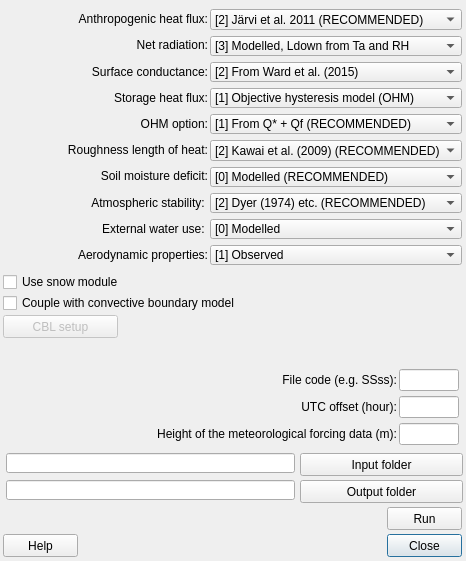
<?xml version="1.0" encoding="UTF-8"?>
<ui version="4.0">
 <class>SUEWSDialogBase</class>
 <widget class="QDialog" name="SUEWSDialogBase">
  <property name="geometry">
   <rect>
    <x>0</x>
    <y>0</y>
    <width>466</width>
    <height>561</height>
   </rect>
  </property>
  <property name="windowTitle">
   <string>SUEWS</string>
  </property>
  <widget class="QPushButton" name="closeButton">
   <property name="enabled">
    <bool>true</bool>
   </property>
   <property name="geometry">
    <rect>
     <x>387</x>
     <y>534</y>
     <width>75</width>
     <height>23</height>
    </rect>
   </property>
   <property name="text">
    <string>Close</string>
   </property>
  </widget>
  <widget class="QLineEdit" name="UTC">
   <property name="geometry">
    <rect>
     <x>399</x>
     <y>396</y>
     <width>60</width>
     <height>22</height>
    </rect>
   </property>
   <property name="toolTip">
    <string>&lt;html&gt;&lt;head/&gt;&lt;body&gt;&lt;p&gt;Time zone relative to UTC (Note: east is positive)&lt;/p&gt;&lt;/body&gt;&lt;/html&gt;</string>
   </property>
   <property name="alignment">
    <set>Qt::AlignCenter</set>
   </property>
  </widget>
  <widget class="QPushButton" name="runButton">
   <property name="enabled">
    <bool>true</bool>
   </property>
   <property name="geometry">
    <rect>
     <x>387</x>
     <y>507</y>
     <width>75</width>
     <height>23</height>
    </rect>
   </property>
   <property name="text">
    <string>Run</string>
   </property>
  </widget>
  <widget class="QPushButton" name="pushButtonSave">
   <property name="geometry">
    <rect>
     <x>300</x>
     <y>480</y>
     <width>163</width>
     <height>23</height>
    </rect>
   </property>
   <property name="text">
    <string>Output folder</string>
   </property>
  </widget>
  <widget class="QPushButton" name="helpButton">
   <property name="geometry">
    <rect>
     <x>3</x>
     <y>534</y>
     <width>75</width>
     <height>23</height>
    </rect>
   </property>
   <property name="text">
    <string>Help</string>
   </property>
  </widget>
  <widget class="QLineEdit" name="textOutput">
   <property name="geometry">
    <rect>
     <x>6</x>
     <y>480</y>
     <width>289</width>
     <height>20</height>
    </rect>
   </property>
  </widget>
  <widget class="QLabel" name="label_24">
   <property name="geometry">
    <rect>
     <x>168</x>
     <y>399</y>
     <width>229</width>
     <height>16</height>
    </rect>
   </property>
   <property name="text">
    <string>UTC offset (hour):</string>
   </property>
   <property name="alignment">
    <set>Qt::AlignRight|Qt::AlignTrailing|Qt::AlignVCenter</set>
   </property>
   <property name="buddy">
    <cstring></cstring>
   </property>
  </widget>
  <widget class="QLineEdit" name="textInput">
   <property name="geometry">
    <rect>
     <x>6</x>
     <y>453</y>
     <width>289</width>
     <height>20</height>
    </rect>
   </property>
  </widget>
  <widget class="QPushButton" name="pushButtonLoad">
   <property name="geometry">
    <rect>
     <x>300</x>
     <y>453</y>
     <width>163</width>
     <height>23</height>
    </rect>
   </property>
   <property name="text">
    <string>Input folder</string>
   </property>
  </widget>
  <widget class="QCheckBox" name="checkBoxCBL">
   <property name="geometry">
    <rect>
     <x>3</x>
     <y>294</y>
     <width>355</width>
     <height>18</height>
    </rect>
   </property>
   <property name="text">
    <string>Couple with convective boundary model</string>
   </property>
  </widget>
  <widget class="QCheckBox" name="checkBoxSnow">
   <property name="geometry">
    <rect>
     <x>3</x>
     <y>273</y>
     <width>400</width>
     <height>18</height>
    </rect>
   </property>
   <property name="text">
    <string>Use snow module</string>
   </property>
  </widget>
  <widget class="QLabel" name="label_35">
   <property name="geometry">
    <rect>
     <x>165</x>
     <y>372</y>
     <width>232</width>
     <height>16</height>
    </rect>
   </property>
   <property name="text">
    <string>File code (e.g. SSss):</string>
   </property>
   <property name="alignment">
    <set>Qt::AlignRight|Qt::AlignTrailing|Qt::AlignVCenter</set>
   </property>
   <property name="buddy">
    <cstring></cstring>
   </property>
  </widget>
  <widget class="QLineEdit" name="FileCode">
   <property name="geometry">
    <rect>
     <x>399</x>
     <y>369</y>
     <width>60</width>
     <height>22</height>
    </rect>
   </property>
   <property name="maxLength">
    <number>8</number>
   </property>
   <property name="alignment">
    <set>Qt::AlignCenter</set>
   </property>
  </widget>
  <widget class="QPushButton" name="pushButtonCBL">
   <property name="enabled">
    <bool>false</bool>
   </property>
   <property name="geometry">
    <rect>
     <x>3</x>
     <y>315</y>
     <width>115</width>
     <height>23</height>
    </rect>
   </property>
   <property name="text">
    <string>CBL setup</string>
   </property>
  </widget>
  <widget class="QWidget" name="layoutWidget">
   <property name="geometry">
    <rect>
     <x>210</x>
     <y>9</y>
     <width>252</width>
     <height>256</height>
    </rect>
   </property>
   <layout class="QVBoxLayout" name="verticalLayout">
    <item>
     <widget class="QComboBox" name="comboBoxQf">
      <property name="currentIndex">
       <number>2</number>
      </property>
      <item>
       <property name="text">
        <string>[0] Observed data</string>
       </property>
      </item>
      <item>
       <property name="text">
        <string>[1] Lordian et al. 2011 (NOT RECOMMENDED)</string>
       </property>
      </item>
      <item>
       <property name="text">
        <string>[2] Järvi et al. 2011 (RECOMMENDED)</string>
       </property>
      </item>
     </widget>
    </item>
    <item>
     <widget class="QComboBox" name="comboBoxNet">
      <property name="currentIndex">
       <number>3</number>
      </property>
      <item>
       <property name="text">
        <string>[0] Observed data</string>
       </property>
      </item>
      <item>
       <property name="text">
        <string>[1] Modelled but Ldown observed</string>
       </property>
      </item>
      <item>
       <property name="text">
        <string>[2] Modelled, Ldown from cloud cover</string>
       </property>
      </item>
      <item>
       <property name="text">
        <string>[3] Modelled, Ldown from Ta and RH</string>
       </property>
      </item>
     </widget>
    </item>
    <item>
     <widget class="QComboBox" name="comboBoxGs">
      <property name="currentIndex">
       <number>1</number>
      </property>
      <item>
       <property name="text">
        <string>[1] From Järvi et al. (2011)</string>
       </property>
      </item>
      <item>
       <property name="text">
        <string>[2] From Ward et al. (2015)</string>
       </property>
      </item>
     </widget>
    </item>
    <item>
     <widget class="QComboBox" name="comboBoxQs">
      <property name="currentIndex">
       <number>0</number>
      </property>
      <item>
       <property name="text">
        <string>[1] Objective hysteresis model (OHM)</string>
       </property>
      </item>
      <item>
       <property name="text">
        <string>[2] Observed data</string>
       </property>
      </item>
     </widget>
    </item>
    <item>
     <widget class="QComboBox" name="comboBoxOHM">
      <property name="currentIndex">
       <number>1</number>
      </property>
      <item>
       <property name="text">
        <string>[0] From Q*</string>
       </property>
      </item>
      <item>
       <property name="text">
        <string>[1] From Q* + Qf (RECOMMENDED)</string>
       </property>
      </item>
     </widget>
    </item>
    <item>
     <widget class="QComboBox" name="comboBoxZ0">
      <property name="currentIndex">
       <number>1</number>
      </property>
      <item>
       <property name="text">
        <string>[1] as 0.1 * roughness length for momentum</string>
       </property>
      </item>
      <item>
       <property name="text">
        <string>[2] Kawai et al. (2009) (RECOMMENDED)</string>
       </property>
      </item>
      <item>
       <property name="text">
        <string>[3] Voogt and Grimmond (2000)</string>
       </property>
      </item>
      <item>
       <property name="text">
        <string>[4] Kanda et al. (2007)</string>
       </property>
      </item>
     </widget>
    </item>
    <item>
     <widget class="QComboBox" name="comboBoxSMD">
      <property name="currentIndex">
       <number>0</number>
      </property>
      <item>
       <property name="text">
        <string>[0] Modelled (RECOMMENDED)</string>
       </property>
      </item>
      <item>
       <property name="text">
        <string>[1] Measured, volumetric data</string>
       </property>
      </item>
      <item>
       <property name="text">
        <string>[2] MEasured, gravimetric data</string>
       </property>
      </item>
     </widget>
    </item>
    <item>
     <widget class="QComboBox" name="comboBoxStab">
      <property name="currentIndex">
       <number>0</number>
      </property>
      <item>
       <property name="text">
        <string>[2] Dyer (1974) etc. (RECOMMENDED)</string>
       </property>
      </item>
      <item>
       <property name="text">
        <string>[3] Campbell &amp; Norman (1998) etc.</string>
       </property>
      </item>
      <item>
       <property name="text">
        <string>[4] Businger et al. (1971)</string>
       </property>
      </item>
     </widget>
    </item>
    <item>
     <widget class="QComboBox" name="comboBoxWU">
      <property name="currentIndex">
       <number>0</number>
      </property>
      <item>
       <property name="text">
        <string>[0] Modelled</string>
       </property>
      </item>
      <item>
       <property name="text">
        <string>[1] Observed</string>
       </property>
      </item>
     </widget>
    </item>
    <item>
     <widget class="QComboBox" name="comboBoxAeroD">
      <property name="currentIndex">
       <number>0</number>
      </property>
      <item>
       <property name="text">
        <string>[1] Observed</string>
       </property>
      </item>
      <item>
       <property name="text">
        <string>[2] Rule of Thumb, Grimmond and Oke (1999)</string>
       </property>
      </item>
      <item>
       <property name="text">
        <string>[3] Macdonald et al. (1998)</string>
       </property>
      </item>
     </widget>
    </item>
   </layout>
  </widget>
  <widget class="QWidget" name="layoutWidget">
   <property name="geometry">
    <rect>
     <x>0</x>
     <y>9</y>
     <width>208</width>
     <height>256</height>
    </rect>
   </property>
   <layout class="QVBoxLayout" name="verticalLayout_2">
    <item>
     <widget class="QLabel" name="label_25">
      <property name="text">
       <string>Anthropogenic heat flux:</string>
      </property>
      <property name="alignment">
       <set>Qt::AlignRight|Qt::AlignTrailing|Qt::AlignVCenter</set>
      </property>
      <property name="buddy">
       <cstring></cstring>
      </property>
     </widget>
    </item>
    <item>
     <widget class="QLabel" name="label_26">
      <property name="text">
       <string>Net radiation:</string>
      </property>
      <property name="alignment">
       <set>Qt::AlignRight|Qt::AlignTrailing|Qt::AlignVCenter</set>
      </property>
      <property name="buddy">
       <cstring></cstring>
      </property>
     </widget>
    </item>
    <item>
     <widget class="QLabel" name="label_27">
      <property name="text">
       <string>Surface conductance:</string>
      </property>
      <property name="alignment">
       <set>Qt::AlignRight|Qt::AlignTrailing|Qt::AlignVCenter</set>
      </property>
      <property name="buddy">
       <cstring></cstring>
      </property>
     </widget>
    </item>
    <item>
     <widget class="QLabel" name="label_28">
      <property name="text">
       <string>Storage heat flux:</string>
      </property>
      <property name="alignment">
       <set>Qt::AlignRight|Qt::AlignTrailing|Qt::AlignVCenter</set>
      </property>
      <property name="buddy">
       <cstring></cstring>
      </property>
     </widget>
    </item>
    <item>
     <widget class="QLabel" name="label_29">
      <property name="text">
       <string>OHM option:</string>
      </property>
      <property name="alignment">
       <set>Qt::AlignRight|Qt::AlignTrailing|Qt::AlignVCenter</set>
      </property>
      <property name="buddy">
       <cstring></cstring>
      </property>
     </widget>
    </item>
    <item>
     <widget class="QLabel" name="label_30">
      <property name="text">
       <string>Roughness length of heat:</string>
      </property>
      <property name="alignment">
       <set>Qt::AlignRight|Qt::AlignTrailing|Qt::AlignVCenter</set>
      </property>
      <property name="buddy">
       <cstring></cstring>
      </property>
     </widget>
    </item>
    <item>
     <widget class="QLabel" name="label_31">
      <property name="text">
       <string>Soil moisture deficit:</string>
      </property>
      <property name="alignment">
       <set>Qt::AlignRight|Qt::AlignTrailing|Qt::AlignVCenter</set>
      </property>
      <property name="buddy">
       <cstring></cstring>
      </property>
     </widget>
    </item>
    <item>
     <widget class="QLabel" name="label_32">
      <property name="text">
       <string>Atmospheric stability: </string>
      </property>
      <property name="alignment">
       <set>Qt::AlignRight|Qt::AlignTrailing|Qt::AlignVCenter</set>
      </property>
      <property name="buddy">
       <cstring></cstring>
      </property>
     </widget>
    </item>
    <item>
     <widget class="QLabel" name="label_33">
      <property name="text">
       <string>External water use: </string>
      </property>
      <property name="alignment">
       <set>Qt::AlignRight|Qt::AlignTrailing|Qt::AlignVCenter</set>
      </property>
      <property name="buddy">
       <cstring></cstring>
      </property>
     </widget>
    </item>
    <item>
     <widget class="QLabel" name="label_34">
      <property name="text">
       <string>Aerodynamic properties:</string>
      </property>
      <property name="alignment">
       <set>Qt::AlignRight|Qt::AlignTrailing|Qt::AlignVCenter</set>
      </property>
      <property name="buddy">
       <cstring></cstring>
      </property>
     </widget>
    </item>
   </layout>
  </widget>
  <widget class="QLineEdit" name="Height">
   <property name="geometry">
    <rect>
     <x>399</x>
     <y>423</y>
     <width>60</width>
     <height>22</height>
    </rect>
   </property>
   <property name="maxLength">
    <number>8</number>
   </property>
   <property name="alignment">
    <set>Qt::AlignCenter</set>
   </property>
  </widget>
  <widget class="QLabel" name="label_36">
   <property name="geometry">
    <rect>
     <x>6</x>
     <y>426</y>
     <width>391</width>
     <height>16</height>
    </rect>
   </property>
   <property name="text">
    <string>Height of the meteorological forcing data (m):</string>
   </property>
   <property name="alignment">
    <set>Qt::AlignRight|Qt::AlignTrailing|Qt::AlignVCenter</set>
   </property>
   <property name="buddy">
    <cstring></cstring>
   </property>
  </widget>
 </widget>
 <resources/>
 <connections>
  <connection>
   <sender>closeButton</sender>
   <signal>clicked()</signal>
   <receiver>SUEWSDialogBase</receiver>
   <slot>accept()</slot>
   <hints>
    <hint type="sourcelabel">
     <x>424</x>
     <y>545</y>
    </hint>
    <hint type="destinationlabel">
     <x>373</x>
     <y>547</y>
    </hint>
   </hints>
  </connection>
  <connection>
   <sender>checkBoxCBL</sender>
   <signal>toggled(bool)</signal>
   <receiver>pushButtonCBL</receiver>
   <slot>setEnabled(bool)</slot>
   <hints>
    <hint type="sourcelabel">
     <x>14</x>
     <y>303</y>
    </hint>
    <hint type="destinationlabel">
     <x>24</x>
     <y>318</y>
    </hint>
   </hints>
  </connection>
 </connections>
</ui>
